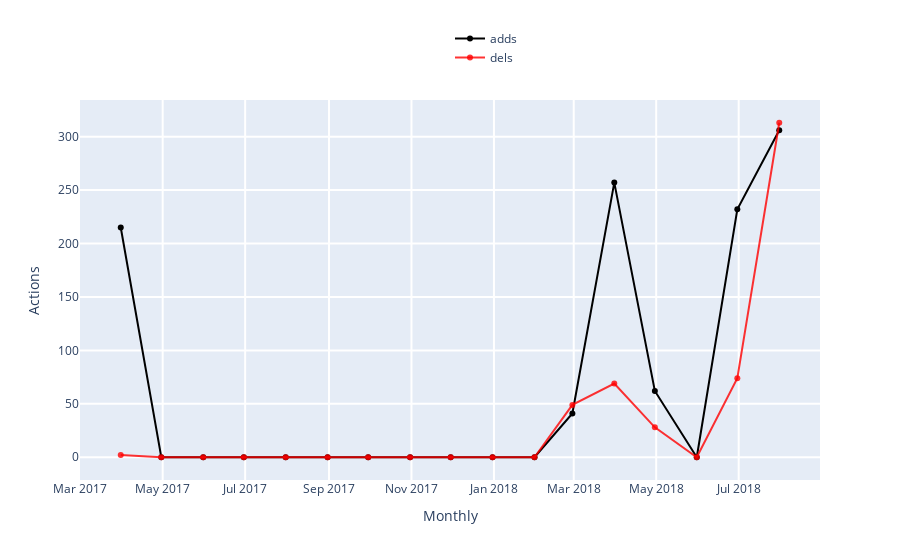

Source (notebook cell):
### Markdown cell above
### <span style="color:green"> TRY YOURSELF! THIS IS WHAT WILL HAPPEN WHEN YOU SELECT AN EDITOR </span>

### Code cell
### ------------------------------------------------------------------------------------- ###
### TRY YOURSELF! THIS IS WHAT WILL HAPPEN WHEN YOU CLICK 'Show Editor's Activity' BUTTON ###
### ------------------------------------------------------------------------------------- ###

## This is the page you used and the editor you select in the above grid. ##
print('The page that is being used:', the_page['title'])
print('Selected editor:', editor_info['name'])

## Filter the editor's actions from the previous variable 'total_actions' ##
editor_total_actions = total_actions[total_actions['editor_id'] == editor_info.userid]

## Visualization, core visual code lies in ActionsListener, then the interact function    ##
## make it interactive, mode details see:                                                 ##
## https://github.com/gesiscss/wikiwho_demo/blob/master/visualization/actions_listener.py ##

# Create a ActionsListener instance
actions_listener = ActionsListener(editor_total_actions)

# What types do those actions have?
actions_types = (editor_total_actions.loc[:,'total':'total_stopword_count'].columns.append(
                    editor_total_actions.loc[:,'adds':'reins_stopword_count'].columns)).values.tolist()

# Visualization: try yourself by coding!
begin_date = date(2002, 3, 1)
end_date = date(2019, 4, 1)
editor_name = 'All'
frequency = 'Monthly' # 'Daily', 'Yearly'
black_line = 'adds' # Choose one from 'actions_types'. Note that 'black_line doesn't have 'None' option but others have.
red_line = 'dels'
blue_line = 'None'
green_line = 'None'

print('Time range from', begin_date.strftime("%Y-%m-%d"), 'to', end_date.strftime("%Y-%m-%d"))

actions_listener.listen(
    _range = (begin_date, end_date),
    editor = editor_name,
    granularity = frequency,
    black = black_line,
    red = red_line,
    blue = blue_line,
    green = green_line
)

### Figure 1 — Plotly figure (JSON) as saved in the notebook; plotly's stock layout.template omitted (floating-point values rounded to 4 significant figures)
{"data": [{"marker": {"color": "rgba(0, 0, 0, 1)"}, "name": "adds", "type": "scatter", "x": ["2017-03-31T00:00:00", "2017-04-30T00:00:00", "2017-05-31T00:00:00", "2017-06-30T00:00:00", "2017-07-31T00:00:00", "2017-08-31T00:00:00", "2017-09-30T00:00:00", "2017-10-31T00:00:00", "2017-11-30T00:00:00", "2017-12-31T00:00:00", "2018-01-31T00:00:00", "2018-02-28T00:00:00", "2018-03-31T00:00:00", "2018-04-30T00:00:00", "2018-05-31T00:00:00", "2018-06-30T00:00:00", "2018-07-31T00:00:00"], "y": [215, 0, 0, 0, 0, 0, 0, 0, 0, 0, 0, 41, 257, 62, 0, 232, 306]}, {"marker": {"color": "rgba(255, 0, 0, .8)"}, "name": "dels", "type": "scatter", "x": ["2017-03-31T00:00:00", "2017-04-30T00:00:00", "2017-05-31T00:00:00", "2017-06-30T00:00:00", "2017-07-31T00:00:00", "2017-08-31T00:00:00", "2017-09-30T00:00:00", "2017-10-31T00:00:00", "2017-11-30T00:00:00", "2017-12-31T00:00:00", "2018-01-31T00:00:00", "2018-02-28T00:00:00", "2018-03-31T00:00:00", "2018-04-30T00:00:00", "2018-05-31T00:00:00", "2018-06-30T00:00:00", "2018-07-31T00:00:00"], "y": [2, 0, 0, 0, 0, 0, 0, 0, 0, 0, 0, 49, 69, 28, 0, 74, 313]}], "layout": {"barmode": "group", "hovermode": "closest", "legend": {"x": 0.5, "y": 1.2}, "showlegend": true, "xaxis": {"gridwidth": 2, "ticklen": 5, "title": {"text": "Monthly"}, "zeroline": true}, "yaxis": {"gridwidth": 2, "ticklen": 5, "title": {"text": "Actions"}}}}
